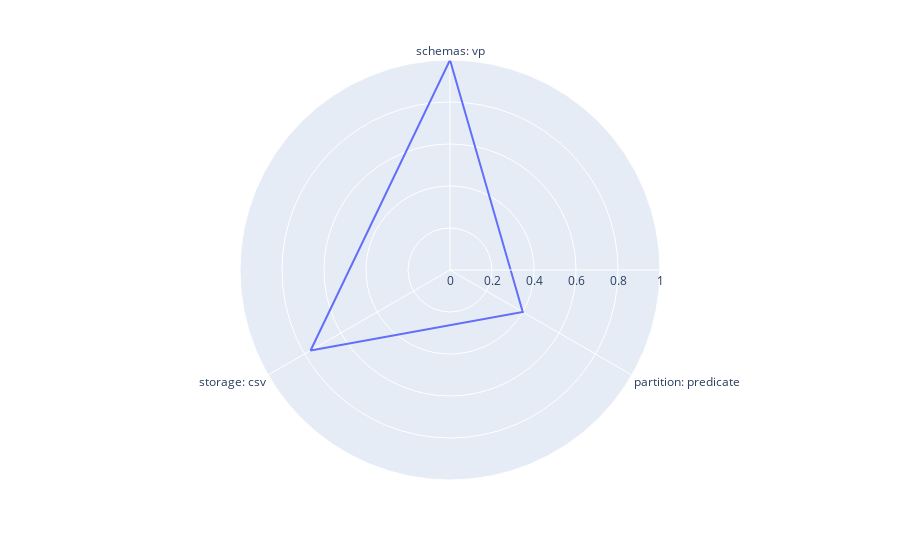
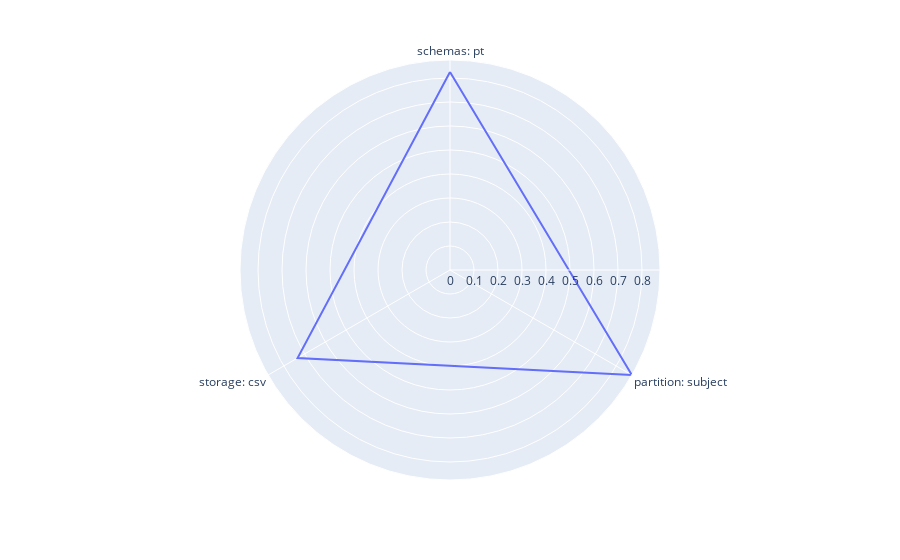
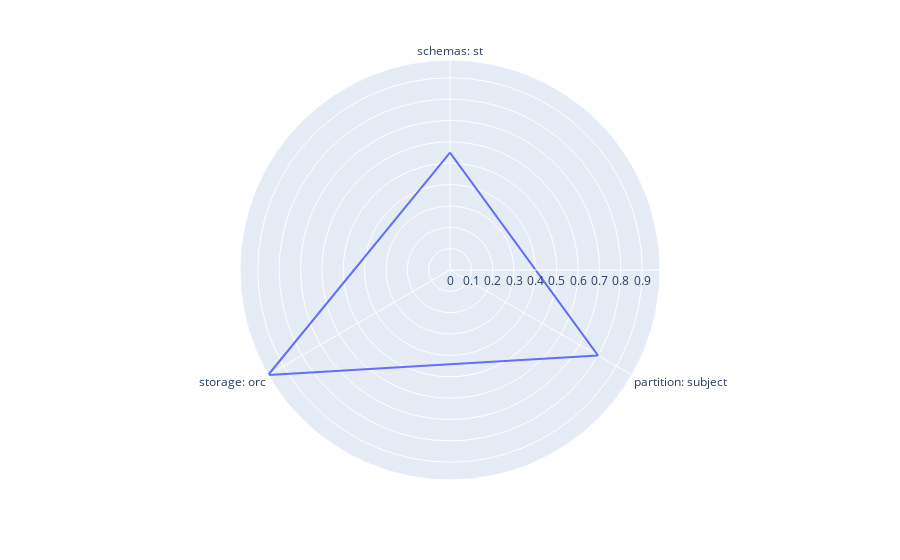
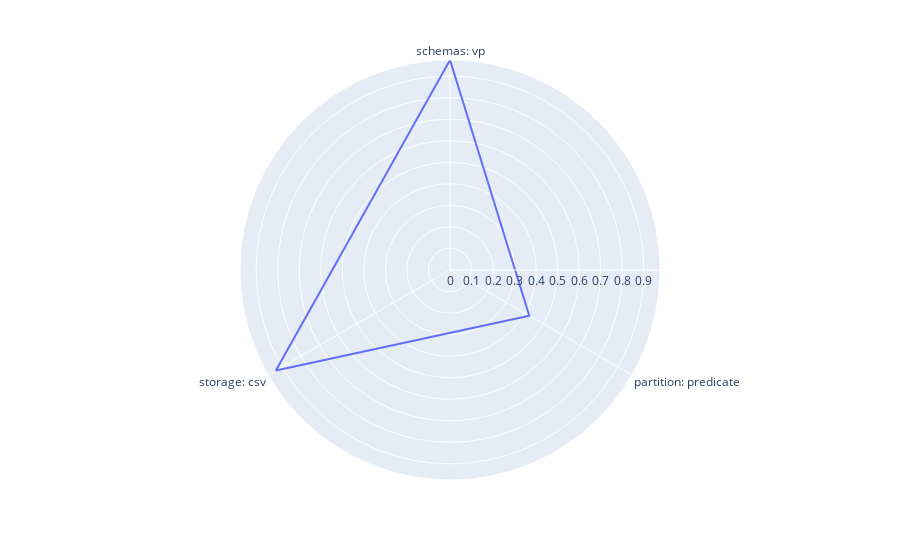

Source (notebook cell) for these figures, in order:
### Markdown cell above
<small>Ranking over one dimension is insufficient when it counts multiple dimensions. The presence of trade-offs reduces the accuracy of single dimension ranking functions which could be seen in the radar plot below.</small><br><br>
<small>This method returns a radar chart that shows the presence of trade-offs by using the single dimension ranking criterion that reduces the accuracy of the other dimensions</small>

### Code cell
# This example shows a figure of the top configuration of ranking by schema is optimized towards its dimension only, ignoring the other two dimension.
from Rank import SDRank
SDRank(config_watdiv, logs_watdiv, '100M', 'schemas').plotRadar()
SDRank(config_watdiv, logs_watdiv, '100M', 'partition').plotRadar()
SDRank(config_watdiv, logs_watdiv, '100M', 'storage').plotRadar()
SDRank(config_watdiv, logs_watdiv, '250M', 'schemas').plotRadar()
SDRank(config_watdiv, logs_watdiv, '250M', 'partition').plotRadar()
SDRank(config_watdiv, logs_watdiv, '250M', 'storage').plotRadar()
SDRank(config_watdiv, logs_watdiv, '500M', 'schemas').plotRadar()
SDRank(config_watdiv, logs_watdiv, '500M', 'partition').plotRadar()
SDRank(config_watdiv, logs_watdiv, '500M', 'storage').plotRadar()

### Figure 1 — Plotly figure (JSON) as saved in the notebook; plotly's stock layout.template omitted (floating-point values rounded to 4 significant figures)
{"data": [{"hovertemplate": "r=%{r}<br>theta=%{theta}<extra></extra>", "legendgroup": "", "line": {"color": "#636efa", "dash": "solid"}, "marker": {"symbol": "circle"}, "mode": "lines", "name": "", "r": [1, 0.4, 0.7667, 1], "showlegend": false, "subplot": "polar", "theta": ["schemas: vp", "partition: predicate", "storage: csv", "schemas: vp"], "type": "scatterpolar"}], "layout": {"legend": {"tracegroupgap": 0}, "margin": {"t": 60}, "polar": {"angularaxis": {"direction": "clockwise", "rotation": 90}, "domain": {"x": [0, 1], "y": [0, 1]}}}}

### Figure 2 — Plotly figure (JSON) as saved in the notebook; plotly's stock layout.template omitted (floating-point values rounded to 4 significant figures)
{"data": [{"hovertemplate": "r=%{r}<br>theta=%{theta}<extra></extra>", "legendgroup": "", "line": {"color": "#636efa", "dash": "solid"}, "marker": {"symbol": "circle"}, "mode": "lines", "name": "", "r": [0.825, 0.875, 0.7333, 0.825], "showlegend": false, "subplot": "polar", "theta": ["schemas: pt", "partition: subject", "storage: csv", "schemas: pt"], "type": "scatterpolar"}], "layout": {"legend": {"tracegroupgap": 0}, "margin": {"t": 60}, "polar": {"angularaxis": {"direction": "clockwise", "rotation": 90}, "domain": {"x": [0, 1], "y": [0, 1]}}}}

### Figure 3 — Plotly figure (JSON) as saved in the notebook; plotly's stock layout.template omitted (floating-point values rounded to 4 significant figures)
{"data": [{"hovertemplate": "r=%{r}<br>theta=%{theta}<extra></extra>", "legendgroup": "", "line": {"color": "#636efa", "dash": "solid"}, "marker": {"symbol": "circle"}, "mode": "lines", "name": "", "r": [0.55, 0.8, 0.9833, 0.55], "showlegend": false, "subplot": "polar", "theta": ["schemas: st", "partition: subject", "storage: orc", "schemas: st"], "type": "scatterpolar"}], "layout": {"legend": {"tracegroupgap": 0}, "margin": {"t": 60}, "polar": {"angularaxis": {"direction": "clockwise", "rotation": 90}, "domain": {"x": [0, 1], "y": [0, 1]}}}}

### Figure 4 — Plotly figure (JSON) as saved in the notebook; plotly's stock layout.template omitted (floating-point values rounded to 4 significant figures)
{"data": [{"hovertemplate": "r=%{r}<br>theta=%{theta}<extra></extra>", "legendgroup": "", "line": {"color": "#636efa", "dash": "solid"}, "marker": {"symbol": "circle"}, "mode": "lines", "name": "", "r": [0.975, 0.425, 0.9333, 0.975], "showlegend": false, "subplot": "polar", "theta": ["schemas: vp", "partition: predicate", "storage: csv", "schemas: vp"], "type": "scatterpolar"}], "layout": {"legend": {"tracegroupgap": 0}, "margin": {"t": 60}, "polar": {"angularaxis": {"direction": "clockwise", "rotation": 90}, "domain": {"x": [0, 1], "y": [0, 1]}}}}
